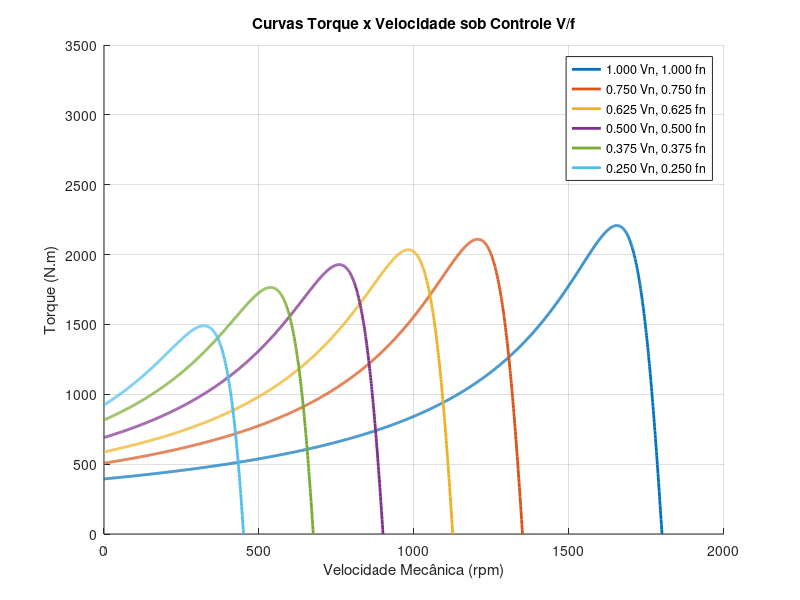

Write the MATLAB code that produced this figure.
%% Dados do Motor (Modelo 6)
Pn_watt = 111900;   % Potência mecânica (W)
Vn_line = 460;      % Tensão nominal de linha (V)
fn = 60;            % Frequência nominal (Hz)
p = 2;              % Pares de polos

% Parâmetros (Indutâncias e Resistências são constantes)
Rs = 0.0302;          % Resistência estator (Ohms)
Rr_linha = 0.01721;   % Resistência rotor referida (Ohms)
Lls = 0.000283;       % Indutância dispersão estator (H)
Llr_linha = 0.000283; % Indutância dispersão rotor (H)
Lm = 0.01095;         % Indutância mútua (H)

%% Configuração da Simulação V/f
escalas = [1, 0.75, 0.625, 0.5, 0.375, 0.25];
legendas = cell(length(escalas), 1);

% Preparar a figura
fig = figure('Name', 'Torque x Velocidade (V/f Variável)');
hold on;
cores = lines(length(escalas)); % Gerar cores diferentes para cada curva

%% Loop de Cálculo para cada Frequência
for k = 1:length(escalas)
    fator = escalas(k);
    
    % 1. Atualizar Tensão e Frequência Proporcionalmente
    f_op = fn * fator;              % Nova frequência
    V_line_op = Vn_line * fator;    % Nova tensão de linha
    Vph_op = V_line_op / sqrt(3);   % Nova tensão de fase
    
    % 2. Recalcular Velocidade Síncrona e Reatâncias
    % Importante: As reatâncias (X = 2*pi*f*L) mudam com a frequência!
    omega_e_op = 2 * pi * f_op;
    
    Xs_op = omega_e_op * Lls;
    Xr_linha_op = omega_e_op * Llr_linha;
    Xm_op = omega_e_op * Lm;
    
    ns_op = (60 * f_op) / p;        % Nova velocidade síncrona (rpm)
    omega_sinc_op = (2 * pi * ns_op) / 60; % Rad/s
    
    % 3. Vetor de Velocidade para a curva atual
    % Vamos variar de 0 até a velocidade síncrona atual
    nmec_vec = 0:1:ns_op; 
    
    % Inicializar vetor de torque
    Torque_vec = zeros(size(nmec_vec));
    
    % 4. Cálculo do Torque ponto a ponto
    for i = 1:length(nmec_vec)
        nmec = nmec_vec(i);
        
        % Calcular escorregamento para esta velocidade
        s = (ns_op - nmec) / ns_op;
        
        if s == 0
            Torque_vec(i) = 0;
            continue;
        end
        
        % Impedâncias ajustadas para a nova frequência
        Zr = (Rr_linha / s) + 1j*Xr_linha_op;
        Zm = 1j*Xm_op;
        Zpar = (Zm * Zr) / (Zm + Zr);
        Zeq = (Rs + 1j*Xs_op) + Zpar;
        
        % Corrente
        I1 = Vph_op / Zeq;
        
        % Divisor de corrente para I2
        I2 = I1 * (Zm / (Zm + Zr));
        
        % Potência convertida e Torque
        P_conv = 3 * abs(I2)^2 * Rr_linha * (1 - s) / s;
        wmec = omega_sinc_op * (1 - s);
        
        if wmec > 0
            Torque_vec(i) = P_conv / wmec;
        elseif wmec == 0 && s == 1 % Torque de partida
             % Fórmula alternativa direta para partida ou limite
             Torque_vec(i) = (3 * abs(I2)^2 * Rr_linha) / omega_sinc_op;
        end
    end
    
    % 5. Plotar a curva
    plot(nmec_vec, Torque_vec, 'LineWidth', 2, 'Color', cores(k,:));
    
    % Criar texto para legenda
    legendas{k} = sprintf('%.3f Vn, %.3f fn', fator, fator);
end

%% Formatação do Gráfico
grid on;
title('Curvas Torque x Velocidade sob Controle V/f');
xlabel('Velocidade Mecânica (rpm)');
ylabel('Torque (N.m)');
legend(legendas, 'Location', 'northeast');
xlim([0 2000]); % Fixar eixo X para ver o deslocamento das curvas
ylim([0 3500]); % Ajustar conforme o pico máximo do motor

saveas(fig, '4_torque_vs_velocidade_vf_variavel.png'); 

hold off;